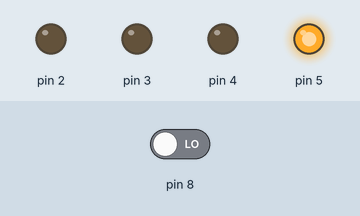
Simulated run of this sketch. Board: Arduino Uno, built with avr-gcc and run on an emulated ATmega328P. Shown: output pins drawn as LEDs (lit = HIGH). Inputs (shaded band) come from the test bench; at power-on: pin 8 LOW.

Above: at 0.1 s.
At 0.7 s:
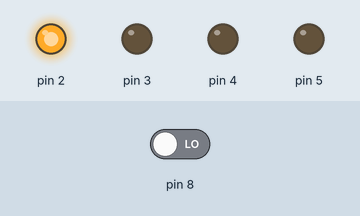
At 1.3 s:
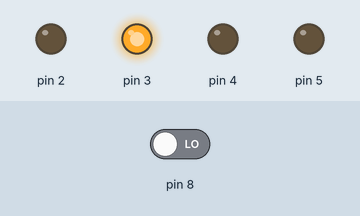
At 2.7 s:
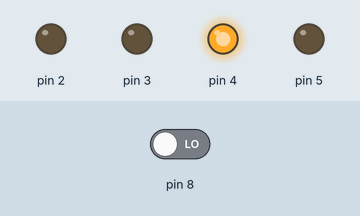
Timing chart, 0 to 3.0 s (numbered marks = the images above):
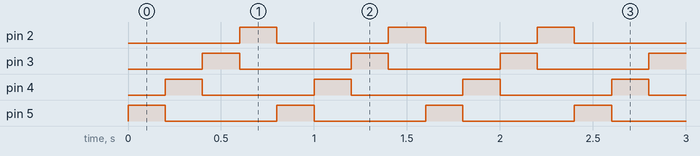

The sketch:

switch.ino
```cpp
int sw;

void setup()
{
  for(int i=2;i<=5;i++)
  pinMode(i,OUTPUT);

  pinMode(8,INPUT);


}

void loop()
{
  sw=digitalRead(8);

  if(sw==HIGH)
  {
  digitalWrite(2,HIGH);
  digitalWrite(3,LOW);
  digitalWrite(4,LOW);
  digitalWrite(5,LOW);
  delay(200);
  digitalWrite(3,HIGH);
  digitalWrite(2,LOW);
  digitalWrite(4,LOW);
  digitalWrite(5,LOW);
  delay(200);
  digitalWrite(4,HIGH);
  digitalWrite(2,LOW);
  digitalWrite(3,LOW);
  digitalWrite(5,LOW);
  delay(200);
  digitalWrite(5,HIGH);
  digitalWrite(2,LOW);
  digitalWrite(3,LOW);
  digitalWrite(4,LOW);
  delay(200);
  }
 else
 {
  digitalWrite(5,HIGH);
  digitalWrite(3,LOW);
  digitalWrite(4,LOW);
  digitalWrite(2,LOW);
  delay(200);
  digitalWrite(4,HIGH);
  digitalWrite(2,LOW);
  digitalWrite(3,LOW);
  digitalWrite(5,LOW);
  delay(200);
  digitalWrite(3,HIGH);
  digitalWrite(2,LOW);
  digitalWrite(4,LOW);
  digitalWrite(5,LOW);
  delay(200);
  digitalWrite(2,HIGH);
  digitalWrite(5,LOW);
  digitalWrite(3,LOW);
  digitalWrite(4,LOW);
  delay(200);
 }
}
```

Measured:
- by itself, pin 2–5: alternates HIGH for 0.20 s and LOW for 0.60 s
- by itself, everything shown: repeats every 0.80 s, in 4 steps
